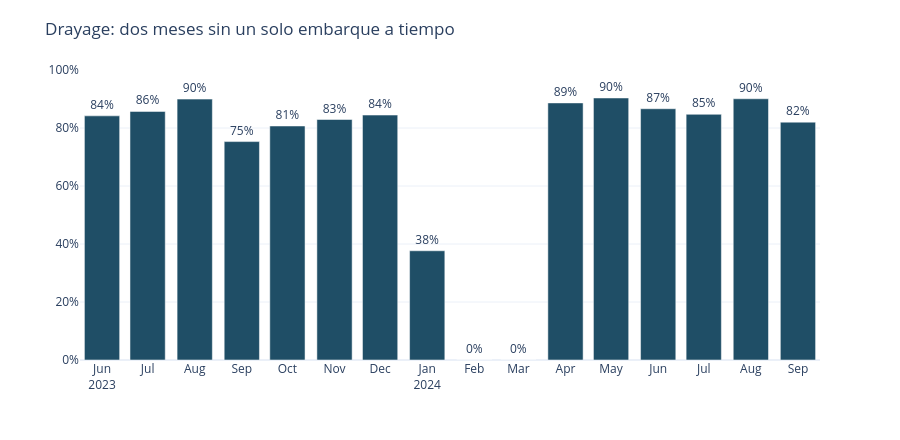

Write notebook code for a chart like this one.
### Markdown cell above
### 2.3 Interrupción total del servicio de drayage

El análisis mensual revela un episodio que el promedio anual oculta:

| Mes | Embarques | OTD |
|---|---|---|
| Nov 2023 | 168 | 82.9% |
| Dic 2023 | 149 | 84.5% |
| **Ene 2024** | 154 | **37.7%** |
| **Feb 2024** | 136 | **0.0%** |
| **Mar 2024** | 166 | **0.0%** |
| Abr 2024 | 187 | 88.6% |

Durante febrero y marzo de 2024, ninguno de los 302 embarques de drayage llegó a tiempo.
El volumen se mantuvo en niveles normales, lo que descarta un artefacto de muestra
reducida: la operación siguió despachando y ningún embarque cumplió.

El drayage traslada contenedores desde puerto, por lo que es el modo directamente expuesto
a la congestión portuaria documentada para ese periodo. La recuperación es abrupta —de 0%
a 88.6% en un mes— lo que sugiere la resolución de un cuello de botella puntual antes que
una mejora gradual de desempeño.

### Code cell
# --- Grafica 2.3: el colapso del drayage y su recuperacion ---
dray = (
    df[df["mode"] == "Drayage"]
    .assign(mes=df["ship_date"].dt.to_period("M").dt.to_timestamp())
    .groupby("mes")
    .agg(embarques=("shipment_id", "count"), otd=("otd", "mean"))
    .reset_index()
)

# Ventana de contexto: jun 2023 a sep 2024 (antes, colapso, despues)
vent = dray[(dray["mes"] >= "2023-06-01") & (dray["mes"] <= "2024-09-01")].copy()

# Color rojo solo para los meses en cero; el resto azul principal
colores = ["#C1443C" if v == 0 else "#1F4E66" for v in vent["otd"]]

fig = go.Figure()
fig.add_trace(go.Bar(
    x=vent["mes"], y=vent["otd"],
    marker_color=colores,
    text=vent["otd"].map("{:.0%}".format),
    textposition="outside",
    hovertemplate="%{x|%b %Y}<br>OTD: %{y:.1%}<extra></extra>",
))

fig.update_layout(
    template="plotly_white", height=440,
    title="Drayage: dos meses sin un solo embarque a tiempo",
    yaxis=dict(title="", tickformat=".0%", range=[0, 1]),
    xaxis=dict(title="", dtick="M1", tickformat="%b\n%Y"),
    margin=dict(t=70),
    showlegend=False,
)
fig.show()

### Figure 1 — Plotly figure (JSON) as saved in the notebook; plotly's stock layout.template omitted (floating-point values rounded to 4 significant figures)
{"data": [{"hovertemplate": "%{x|%b %Y}<br>OTD: %{y:.1%}<extra></extra>", "marker": {"color": ["#1F4E66", "#1F4E66", "#1F4E66", "#1F4E66", "#1F4E66", "#1F4E66", "#1F4E66", "#1F4E66", "#C1443C", "#C1443C", "#1F4E66", "#1F4E66", "#1F4E66", "#1F4E66", "#1F4E66", "#1F4E66"]}, "text": ["84%", "86%", "90%", "75%", "81%", "83%", "84%", "38%", "0%", "0%", "89%", "90%", "87%", "85%", "90%", "82%"], "textposition": "outside", "type": "bar", "x": ["2023-06-01T00:00:00.000000", "2023-07-01T00:00:00.000000", "2023-08-01T00:00:00.000000", "2023-09-01T00:00:00.000000", "2023-10-01T00:00:00.000000", "2023-11-01T00:00:00.000000", "2023-12-01T00:00:00.000000", "2024-01-01T00:00:00.000000", "2024-02-01T00:00:00.000000", "2024-03-01T00:00:00.000000", "2024-04-01T00:00:00.000000", "2024-05-01T00:00:00.000000", "2024-06-01T00:00:00.000000", "2024-07-01T00:00:00.000000", "2024-08-01T00:00:00.000000", "2024-09-01T00:00:00.000000"], "y": [0.8419, 0.8571, 0.8996, 0.7531, 0.8069, 0.8293, 0.8446, 0.3766, 0.0, 0.0, 0.8865, 0.9035, 0.8664, 0.8472, 0.9008, 0.8202]}], "layout": {"height": 440, "margin": {"t": 70}, "showlegend": false, "title": {"text": "Drayage: dos meses sin un solo embarque a tiempo"}, "xaxis": {"dtick": "M1", "tickformat": "%b\n%Y", "title": {"text": ""}}, "yaxis": {"range": [0, 1], "tickformat": ".0%", "title": {"text": ""}}}}
